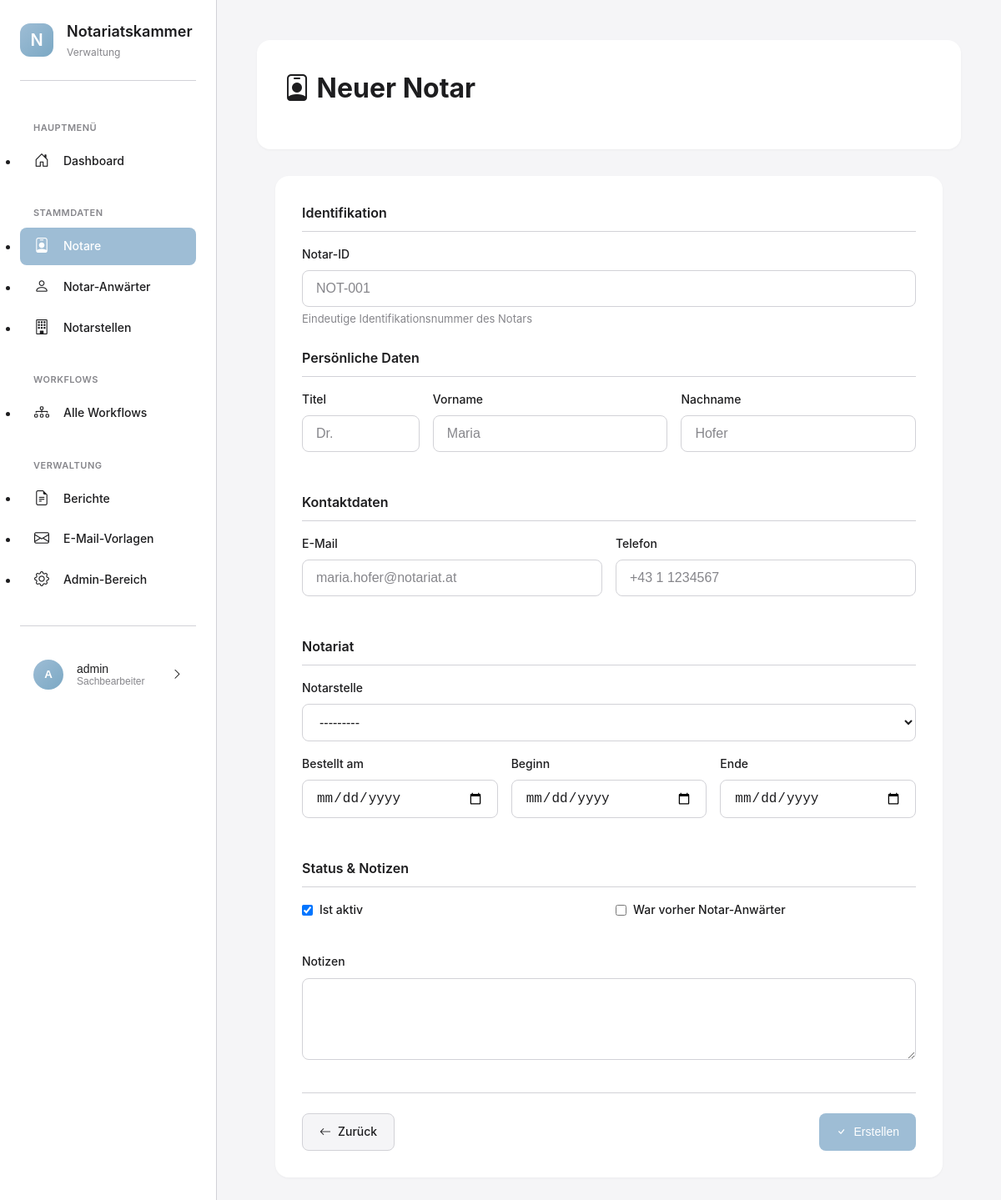
The app's page /personen/notare/neu/ (signed in) with its own data.
### apps/benutzer/models.py (models this page shows, shortened)
class KammerBenutzer(AbstractUser):
    ROLLEN = [
        ('admin', 'Administrator'),
        ('sachbearbeiter', 'Sachbearbeiter'),
        ('leitung', 'Leitung'),
    ]
    rolle = models.CharField(
        max_length=20,
        choices=ROLLEN,
        default='sachbearbeiter',
        verbose_name='Rolle'
    )
    abteilung = models.CharField(
        max_length=100,
        blank=True,
        verbose_name='Abteilung',
        help_text='z.B. "Zulassungen", "Aufsicht", "Allgemein"'
    )
    telefon = models.CharField(
        max_length=50,
        blank=True,
        verbose_name='Telefon'
    )
    class Meta:
        verbose_name = 'Kammermitarbeiter'
        verbose_name_plural = 'Kammermitarbeiter'
        ordering = ['last_name', 'first_name']

### apps/personen/views.py (the view)
# urls.py: path('notare/neu/', views.notar_erstellen_view, name='notar_erstellen'),
@login_required
def notar_erstellen_view(request):
    if request.method == 'POST':
        form = NotarForm(request.POST)
        if form.is_valid():
            notar = form.save()
            messages.success(request, f'Notar "{notar.get_voller_name()}" wurde erfolgreich erstellt.')
            return redirect('notar_detail', notar_id=notar.notar_id)
    else:
        form = NotarForm()
    context = {
        'form': form,
        'title': 'Neuer Notar',
        'submit_text': 'Erstellen',
    }
    return render(request, 'personen/notar_form.html', context)

### apps/notarstellen/models.py (called while the page is built)
    def __str__(self):
        return f"{self.bezeichnung} - {self.name}"

### templates/personen/notar_form.html (shortened to what this page needs)
{% extends 'base_modern.html' %}
{% load static %}
{% block content %}
<div class="page-header">
    <div class="page-header-top">
        <div>
            <h1 class="page-title">
                <i class="bi bi-person-badge"></i> {{ title }}
            </h1>
        </div>
    </div>
</div>
<div style="max-width: 800px; margin: 0 auto;">
    <div class="card">
        <div class="card-body">
            <form method="post">
                <h3 style="font-size: 16px; font-weight: 600; margin-bottom: var(--spacing-md); color: var(--text-primary); border-bottom: 1px solid var(--border-color); padding-bottom: var(--spacing-sm);">
                    Identifikation
                </h3>
                <div class="form-group" style="margin-bottom: var(--spacing-lg);">
                    <label class="form-label">{{ form.notar_id.label }}</label>
                    {{ form.notar_id }}
                    {% if form.notar_id.help_text %}
                    <small style="display: block; margin-top: 4px; font-size: 13px; color: var(--text-secondary);">
                        {{ form.notar_id.help_text }}
                    </small>
                    {% endif %}
                </div>
                <h3 style="font-size: 16px; font-weight: 600; margin-bottom: var(--spacing-md); color: var(--text-primary); border-bottom: 1px solid var(--border-color); padding-bottom: var(--spacing-sm);">
                    Persönliche Daten
                </h3>
                <div style="display: grid; grid-template-columns: 1fr 2fr 2fr; gap: var(--spacing-md); margin-bottom: var(--spacing-lg);">
                    <div class="form-group">
                        <label class="form-label">{{ form.titel.label }}</label>
                        {{ form.titel }}
                    </div>
                    <div class="form-group">
                        <label class="form-label">{{ form.vorname.label }}</label>
                        {{ form.vorname }}
                    </div>
                    <div class="form-group">
                        <label class="form-label">{{ form.nachname.label }}</label>
                        {{ form.nachname }}
                    </div>
                </div>
                <h3 style="font-size: 16px; font-weight: 600; margin-bottom: var(--spacing-md); color: var(--text-primary); border-bottom: 1px solid var(--border-color); padding-bottom: var(--spacing-sm);">
                    Kontaktdaten
                </h3>
                <div style="display: grid; grid-template-columns: 1fr 1fr; gap: var(--spacing-md); margin-bottom: var(--spacing-lg);">
                    <div class="form-group">
                        <label class="form-label">{{ form.email.label }}</label>
                        {{ form.email }}
                    </div>
                    <div class="form-group">
                        <label class="form-label">{{ form.telefon.label }}</label>
                        {{ form.telefon }}
                    </div>
                </div>
                <h3 style="font-size: 16px; font-weight: 600; margin-bottom: var(--spacing-md); color: var(--text-primary); border-bottom: 1px solid var(--border-color); padding-bottom: var(--spacing-sm);">
                    Notariat
                </h3>
                <div class="form-group" style="margin-bottom: var(--spacing-md);">
                    <label class="form-label">{{ form.notarstelle.label }}</label>
                    {{ form.notarstelle }}
                </div>
                <div style="display: grid; grid-template-columns: 1fr 1fr 1fr; gap: var(--spacing-md); margin-bottom: var(--spacing-lg);">
                    <div class="form-group">
                        <label class="form-label">{{ form.bestellt_am.label }}</label>
                        {{ form.bestellt_am }}
                    </div>
                    <div class="form-group">
                        <label class="form-label">{{ form.beginn_datum.label }}</label>
                        {{ form.beginn_datum }}
                    </div>
                    <div class="form-group">
                        <label class="form-label">{{ form.ende_datum.label }}</label>
                        {{ form.ende_datum }}
                    </div>
                </div>
                <h3 style="font-size: 16px; font-weight: 600; margin-bottom: var(--spacing-md); color: var(--text-primary); border-bottom: 1px solid var(--border-color); padding-bottom: var(--spacing-sm);">
                    Status & Notizen
                </h3>
                <div style="display: grid; grid-template-columns: 1fr 1fr; gap: var(--spacing-md); margin-bottom: var(--spacing-md);">
                    <div class="form-group">
                        <div class="form-check" style="display: flex; align-items: center; gap: 8px;">
                            {{ form.ist_aktiv }}
                            <label class="form-label" style="margin: 0;">{{ form.ist_aktiv.label }}</label>
                        </div>
                    </div>
                    <div class="form-group">
                        <div class="form-check" style="display: flex; align-items: center; gap: 8px;">
                            {{ form.war_vorher_anwaerter }}
                            <label class="form-label" style="margin: 0;">{{ form.war_vorher_anwaerter.label }}</label>
                        </div>
                    </div>
                </div>
                <div class="form-group" style="margin-bottom: var(--spacing-lg);">
                    <label class="form-label">{{ form.notiz.label }}</label>
                    {{ form.notiz }}
                </div>
                <div style="display: flex; justify-content: space-between; gap: var(--spacing-md); margin-top: var(--spacing-xl); padding-top: var(--spacing-lg); border-top: 1px solid var(--border-color);">
                    <a href="{% url 'notare_liste' %}" class="btn btn-secondary">
                        <i class="bi bi-arrow-left"></i> Zurück
                    </a>
                    <button type="submit" class="btn btn-primary">
                        <i class="bi bi-check"></i> {{ submit_text }}
                    </button>
                </div>
            </form>
        </div>
    </div>
</div>
{% endblock %}

### templates/base_modern.html (shortened to what this page needs)
{% load static %}
<!DOCTYPE html>
<html lang="de">
<head>
    <link rel="stylesheet" href="https://cdn.jsdelivr.net/npm/bootstrap-icons@1.11.3/font/bootstrap-icons.min.css">
    <link rel="stylesheet" href="{% static 'css/modern-style.css' %}">
</head>
<body>
    <aside class="sidebar">
        <div class="sidebar-logo">
            <div class="sidebar-logo-icon">
                N
            </div>
            <div class="sidebar-logo-text">
                <h1>Notariatskammer</h1>
                <p>Verwaltung</p>
            </div>
        </div>
        <nav class="sidebar-nav">
            <div class="sidebar-nav-section">
                <div class="sidebar-nav-section-title">Hauptmenü</div>
                <ul>
                    <li class="sidebar-nav-item">
                        <a href="{% url 'dashboard' %}" class="sidebar-nav-link {% if request.resolver_match.url_name == 'dashboard' %}active{% endif %}">
                            <i class="bi bi-house-door"></i>
                            <span>Dashboard</span>
                        </a>
                    </li>
                </ul>
            </div>
            <div class="sidebar-nav-section">
                <div class="sidebar-nav-section-title">Stammdaten</div>
                <ul>
                    <li class="sidebar-nav-item">
                        <a href="{% url 'notare_liste' %}" class="sidebar-nav-link {% if 'notare' in request.path %}active{% endif %}">
                            <i class="bi bi-person-badge"></i>
                            <span>Notare</span>
                        </a>
                    </li>
                    <li class="sidebar-nav-item">
                        <a href="{% url 'anwaerter_liste' %}" class="sidebar-nav-link {% if 'anwaerter' in request.path %}active{% endif %}">
                            <i class="bi bi-person"></i>
                            <span>Notar-Anwärter</span>
                        </a>
                    </li>
                    <li class="sidebar-nav-item">
                        <a href="{% url 'notarstellen_liste' %}" class="sidebar-nav-link {% if 'notarstellen' in request.path %}active{% endif %}">
                            <i class="bi bi-building"></i>
                            <span>Notarstellen</span>
                        </a>
                    </li>
                </ul>
            </div>
            <div class="sidebar-nav-section">
                <div class="sidebar-nav-section-title">Workflows</div>
                <ul>
                    <li class="sidebar-nav-item">
                        <a href="{% url 'workflow_liste' %}" class="sidebar-nav-link {% if 'workflows' in request.path and 'workflow_liste' in request.resolver_match.url_name %}active{% endif %}">
                            <i class="bi bi-diagram-3"></i>
                            <span>Alle Workflows</span>
                        </a>
                    </li>
                </ul>
            </div>
            <div class="sidebar-nav-section">
                <div class="sidebar-nav-section-title">Verwaltung</div>
                <ul>
                    <li class="sidebar-nav-item">
                        <a href="{% url 'berichte_uebersicht' %}" class="sidebar-nav-link {% if 'berichte' in request.path %}active{% endif %}">
                            <i class="bi bi-file-earmark-text"></i>
                            <span>Berichte</span>
                        </a>
                    </li>
                    <li class="sidebar-nav-item">
                        <a href="{% url 'vorlagen_liste' %}" class="sidebar-nav-link {% if 'emails' in request.path %}active{% endif %}">
                            <i class="bi bi-envelope"></i>
                            <span>E-Mail-Vorlagen</span>
                        </a>
                    </li>
                    <li class="sidebar-nav-item">
                        <a href="/admin/" class="sidebar-nav-link">
                            <i class="bi bi-gear"></i>
                            <span>Admin-Bereich</span>
                        </a>
                    </li>
                </ul>
            </div>
        </nav>
        <div class="user-menu">
            <button class="user-menu-button" onclick="toggleUserMenu()">
                <div class="user-avatar">
                    {{ user.first_name.0|default:user.username.0|upper }}
                </div>
                <div class="user-info">
                    <div class="user-name">{{ user.get_full_name|default:user.username }}</div>
                    <div class="user-role">{{ user.get_rolle_display|default:"Benutzer" }}</div>
                </div>
                <i class="bi bi-chevron-right"></i>
            </button>
        </div>
    </aside>
    <main class="main-content">
        {% block content %}{% endblock %}
    </main>
</body>
</html>

### records on screen
KammerBenutzer: first_name.0 "A", get_full_name "admin", rolle "Sachbearbeiter"

### other values on screen
{{ title }} "Neuer Notar"
{{ submit_text }} "Erstellen"
